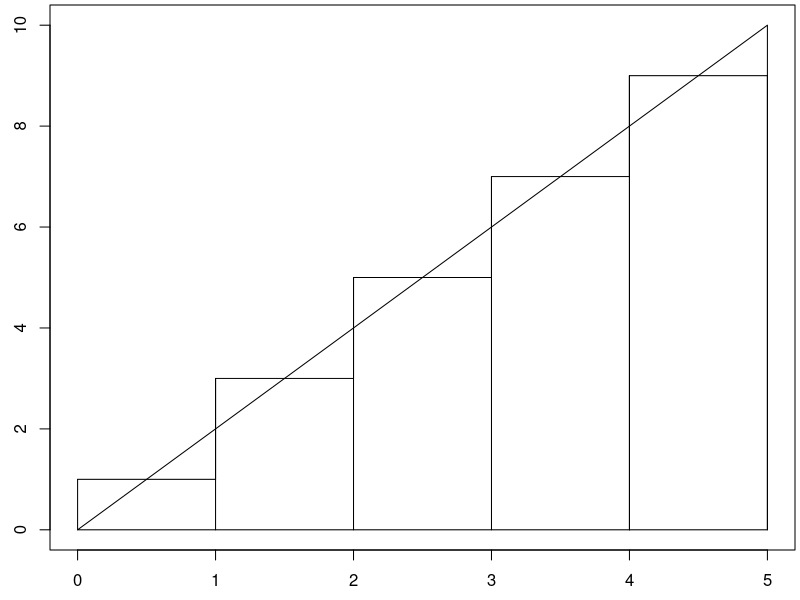
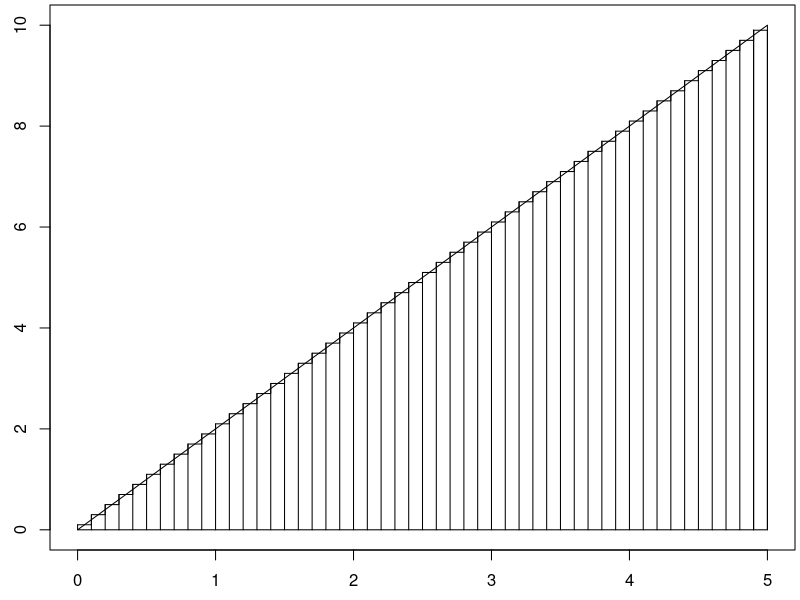
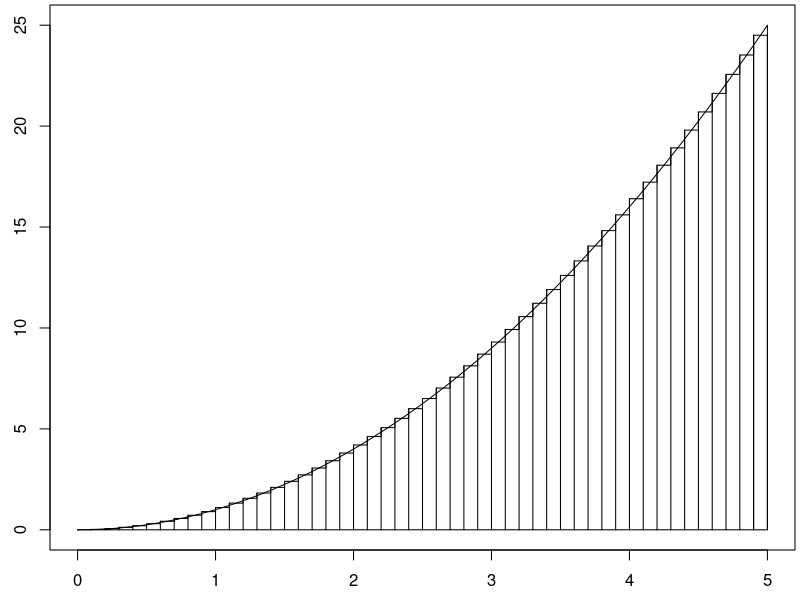

Write R code to recreate these figures, in order.
draw_rect_approx <- function(f,a,b,num_rectangles, method = "mid"){
  n <- num_rectangles
  dx <- (b-a)/n
  x <- c(a,seq(a,b,dx/100),b,a)
  y <- c(0,f(seq(a,b,dx/100)),0,0)
  par(mar=c(2.5,2.5,0.25,0.25))
  plot(x,y,type = "l")
  
  if(method == "left"){
    xi <- seq(a+0*dx/2,b-dx/2,dx)
    lines(xi,f(xi),type = "h")
    lines(xi,f(xi),type = "s")
    lines(c(xi[n],xi[n]+dx),f(c(xi[n],xi[n])),type = "l")
    lines(c(xi[n],xi[n]+dx),f(c(xi[n],xi[n])),type = "h")
  }
  else if(method == "right"){
    xi <- seq(a+dx,b+dx/2,dx)
    lines(xi-dx,f(xi),type = "h")
    lines(xi-dx,f(xi),type = "s")
    lines(c(xi[n]-dx,xi[n]),f(c(xi[n],xi[n])),type = "l")
    lines(c(xi[n]-dx,xi[n]),f(c(xi[n],xi[n])),type = "h")
  } 
  else{#Use midpoint
    xi <- seq(a+dx/2,b,dx)
    lines(xi-dx/2,f(xi),type = "h")
    lines(xi-dx/2,f(xi),type = "s")
    lines(c(xi[n]-dx/2,xi[n]+dx/2),f(c(xi[n],xi[n])),type = "l")
    lines(c(xi[n]-dx/2,xi[n]+dx/2),f(c(xi[n],xi[n])),type = "h")
  }
}


g <- function(x){2*x}
a <- 0
b <- 5
n <- 5
dx <- (b-a)/n
draw_rect_approx(g,a,b,n) 

xi <- seq(a+dx/2,b,dx)  #Center of each rectangle
Ai <- g(xi)*dx          #Area of each rectangle
data.frame(x_i = xi, A_i = Ai)

c(total_area =sum(Ai),  
  expected_value = sum(xi*Ai)/sum(Ai))

g <- function(x){2*x}
a <- 0
b <- 5
n <- 50
dx <- (b-a)/n
draw_rect_approx(g,a,b,n) 

xi <- seq(a+dx/2,b,dx)  #Center of each rectangle
Ai <- g(xi)*dx          #Area of each rectangle
data.frame(x_i = xi, A_i = Ai)

c(total_area =sum(Ai),  
  expected_value = sum(xi*Ai)/sum(Ai))


g <- function(x){x^2}
a <- 0
b <- 5
n <- 50
dx <- (b-a)/n
draw_rect_approx(g,a,b,n) 

xi <- seq(a+dx/2,b,dx)  #Center of each rectangle
Ai <- g(xi)*dx          #Area of each rectangle
data.frame(x_i = xi, A_i = Ai)

c(total_area =sum(Ai),  
  expected_value = sum(xi*Ai)/sum(Ai))